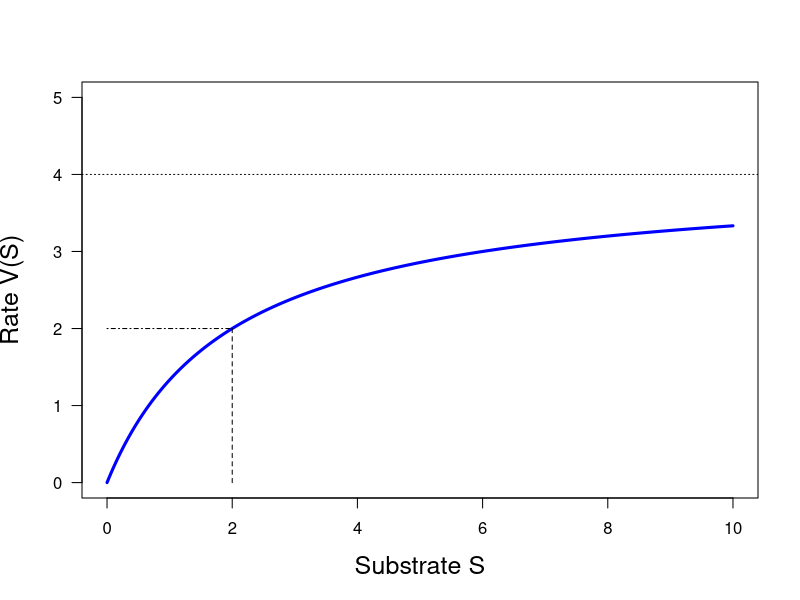

Here is the R script that generated this plot: (Note: this script raises an error after producing the figure.)
print('file: MMkinetics.R')
# Michaelis-Menten kinetics
Vmax = 4; K = 2; S = seq(0,10,0.01); V = Vmax*S/(S+K)
xK = c(K,K); yK = c(0,Vmax/2)
xSK = c(0,K); ySK = c(Vmax/2,Vmax/2)
# png('MichaelisMenten210228a.png',width=16,height=12,units='cm',res=300)
plot(S,V,type='l',lwd=3,col='blue',xlab='Substrate S',ylab='Rate V(S)',
     las=1,cex=0.4,ylim=c(0,5),cex.lab=1.5)
lines(xK,yK,col='black',lty=2)
lines(xSK,ySK,col='black',lty=4)
abline(h=Vmax,col='black',lty=3)
text(7,4.3,TeX('$V_{max} = 4$'),col='blue',cex=1.5)
text(2.1,1.9,'K = 2',col='blue',pos=4,cex=1.5)
# dev.off()
